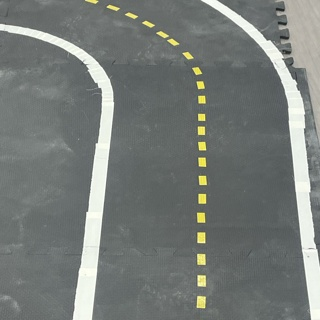
#> input picture raspberryPi/team13_002.jpg, 320 x 320 px
$ python testScript.py
#> lines starting #> are read from the running program, lines starting #| are printed output that depends on the picture; after the words box and inside, x2 and y2 are one past the last pixel; in counts of white or black regions, pixels touching at a corner belong together
import cv2
import numpy as np
import matplotlib.pyplot as plt

# [53 lines left out: functions brighten_yellow_and_white, detect_lane_centroids, draw_best_fit_line, not called in this run]

def process_image(input_path, output_path):
#> called with input_path = 'input.jpg', output_path = 'output.jpg'
    img = cv2.imread(input_path)
    if img is None:
        print("Error: Image not found.")
        return

    img = brighten_yellow_and_white(img, brightness_factor=10)
    yellow_centroids = detect_lane_centroids(img, np.array([15, 100, 100]), np.array([30, 255, 255]), color=(255, 0, 0))  # Yellow
    white_centroids = detect_lane_centroids(img, np.array([0, 0, 200]), np.array([255, 30, 255]), color=(0, 255, 0))  # White

    draw_best_fit_line(img, yellow_centroids, (255, 0, 0))  # Draw yellow lane line
    draw_best_fit_line(img, white_centroids, (0, 255, 0))  # Draw white lane line

    cv2.imwrite(output_path, img)
    cv2.imshow("Processed Image", img)
    cv2.waitKey(0)
    cv2.destroyAllWindows()

# Example usage
process_image("input.jpg", "output.jpg")
import cv2
import numpy as np
import matplotlib.pyplot as plt

def brighten_yellow_and_white(image, brightness_factor=1.5):
    hsv_image = cv2.cvtColor(image, cv2.COLOR_BGR2HSV)
    lower_yellow, upper_yellow = np.array([20, 100, 100]), np.array([40, 255, 255])
    lower_white, upper_white = np.array([0, 0, 200]), np.array([180, 50, 255])

    mask_yellow = cv2.inRange(hsv_image, lower_yellow, upper_yellow)
    mask_white = cv2.inRange(hsv_image, lower_white, upper_white)
    mask = cv2.bitwise_or(mask_yellow, mask_white)

    bgr_image = cv2.cvtColor(hsv_image, cv2.COLOR_HSV2BGR)
    bgr_image = np.where(mask[:, :, None] == 255, np.clip(bgr_image * brightness_factor, 0, 255), bgr_image)
    return np.uint8(bgr_image)

def detect_lane_centroids(img, lower_color, upper_color, color=(255, 0, 0)):
    height, width = img.shape[:2]
    hsv = cv2.cvtColor(img, cv2.COLOR_BGR2HSV)
    mask = cv2.inRange(hsv, lower_color, upper_color)

    roi_points = np.array([
        [0, height], [0, 3*height//4], [width // 2, height // 2],
        [width, 3*height//4], [width, height]
    ], np.int32)

    mask_roi = np.zeros_like(mask)
    cv2.fillPoly(mask_roi, [roi_points], 255)
    mask = cv2.bitwise_and(mask, mask_roi)

    contours, _ = cv2.findContours(mask, cv2.RETR_EXTERNAL, cv2.CHAIN_APPROX_SIMPLE)
    centroid_points = []

    for contour in contours:
        M = cv2.moments(contour)
        if M["m00"] != 0:
            cx, cy = int(M["m10"] / M["m00"]), int(M["m01"] / M["m00"])
            if cv2.pointPolygonTest(roi_points, (cx, cy), False) >= 0:
                centroid_points.append((cx, cy))
                cv2.circle(img, (cx, cy), 5, color, -1)

    return centroid_points

def draw_best_fit_line(img, centroids, color):
    if len(centroids) > 1:
        centroids = np.array(centroids)
        x, y = centroids[:, 0], centroids[:, 1]

        poly_coeff = np.polyfit(x, y, 1)  # Linear fit
        poly_func = np.poly1d(poly_coeff)

        x_vals = np.linspace(min(x), max(x), 100).astype(int)
        y_vals = poly_func(x_vals).astype(int)

        for i in range(len(x_vals) - 1):
            cv2.line(img, (x_vals[i], y_vals[i]), (x_vals[i + 1], y_vals[i + 1]), color, 2)

def process_image(input_path, output_path):
#> called with input_path = 'team13_002.jpg', output_path = 'output.jpg'
    img = cv2.imread(input_path)
#> img is the input picture: shape (320, 320, 3); mean B, G, R 120.1, 123.6, 118.6
    if img is None:
        print("Error: Image not found.")
        return

    img = brighten_yellow_and_white(img, brightness_factor=10)
#> in brighten_yellow_and_white, `hsv_image = cv2.cvtColor(image, cv2.COLOR_BGR2HSV)`: hsv_image: shape (320, 320, 3); mean H, S, V 77.8, 14.7, 123.8
#> in brighten_yellow_and_white, `mask_yellow = cv2.inRange(hsv_image, lower_yellow, upper_yellow)`:
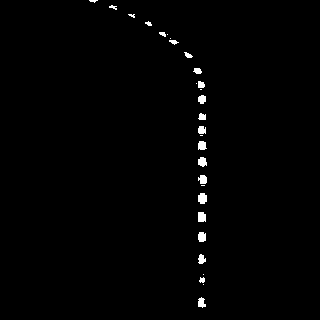
#> mask_yellow: shape (320, 320); 0.97% white; 29 white regions (10 under 20 px), largest, box (x1, y1, x2, y2) and area: (198, 193, 207, 204) 83, (198, 212, 206, 222) 75, (198, 232, 206, 242) 71
#> in brighten_yellow_and_white, `mask_white = cv2.inRange(hsv_image, lower_white, upper_white)`:
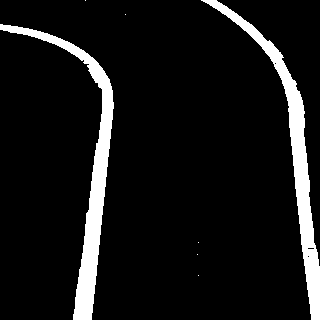
#> mask_white: shape (320, 320); 8.8% white; 7 white regions (5 under 20 px), largest, box (x1, y1, x2, y2) and area: (0, 24, 114, 320) 4645, (201, 0, 320, 320) 4362
#> in brighten_yellow_and_white, `mask = cv2.bitwise_or(mask_yellow, mask_white)`: mask: shape (320, 320); 9.8% white; 35 white regions (14 under 20 px), largest, box (x1, y1, x2, y2) and area: (0, 24, 114, 320) 4645, (201, 0, 320, 320) 4362, (198, 193, 207, 204) 83
#> in brighten_yellow_and_white, `bgr_image = np.where(mask[:, :, None] == 255, np.clip(bgr_image * brig..`:
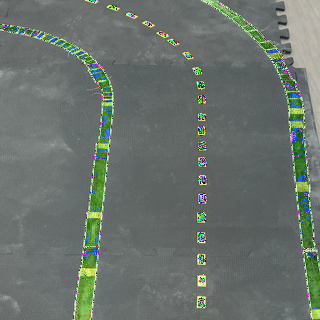
#> bgr_image: shape (320, 320, 3); mean B, G, R 107.8, 113.9, 104.9
    yellow_centroids = detect_lane_centroids(img, np.array([15, 100, 100]), np.array([30, 255, 255]), color=(255, 0, 0))  # Yellow
#> in detect_lane_centroids, `hsv = cv2.cvtColor(img, cv2.COLOR_BGR2HSV)`: hsv: shape (320, 320, 3); mean H, S, V 78.9, 29, 116.7
#> in detect_lane_centroids, `mask = cv2.inRange(hsv, lower_color, upper_color)`:
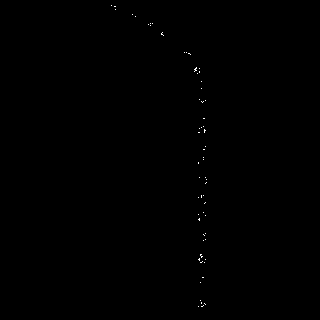
#> mask: shape (320, 320); 0.11% white in thin lines or dots, all inside (x1, y1, x2, y2) = (111, 5, 207, 307)
#> in detect_lane_centroids, `cv2.fillPoly(mask_roi, [roi_points], 255)`:
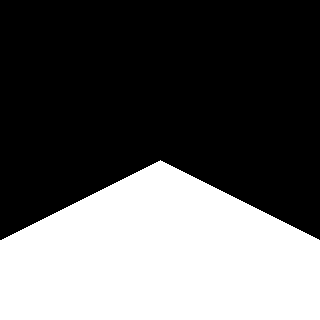
#> mask_roi: shape (320, 320); 37.4% white; 1 white region, box (x1, y1, x2, y2) and area: (0, 160, 320, 320) 38320
#> in detect_lane_centroids, `mask = cv2.bitwise_and(mask, mask_roi)`: mask: shape (320, 320); 0.05% white in thin lines or dots, all inside (x1, y1, x2, y2) = (198, 183, 206, 307)
#> in detect_lane_centroids, `contours, _ = cv2.findContours(mask, cv2.RETR_EXTERNAL, cv2.CHAIN_APPR..`: contours = 25 contours, all with area under 20
#> the loop in detect_lane_centroids, `for contour in contours:` made 25 passes
#> (contour, cx, cy) on passes 11, 17: ([[199, 258], [198, 259], [199, 260]], 198, 259), ([[199, 218], [198, 219], [199, 220]], 198, 219)
#> (cx, cy) on pass 12: (200, 255)
#> after the loop in detect_lane_centroids, `for contour in contours:`:
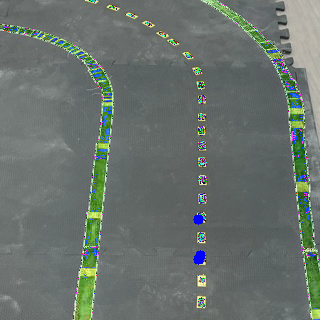
#> img: shape (320, 320, 3); 0.2% of pixels changed, all inside (x1, y1, x2, y2) = (193, 214, 206, 265)
#> after the loop in detect_lane_centroids, `for contour in contours:`: centroid_points = [(198, 259), (200, 255), (198, 219)]
#> yellow_centroids = [(198, 259), (200, 255), (198, 219)]
    white_centroids = detect_lane_centroids(img, np.array([0, 0, 200]), np.array([255, 30, 255]), color=(0, 255, 0))  # White
#> call 2 of detect_lane_centroids, with lower_color = array of shape (3,), upper_color = array of shape (3,), color = (0, 255, 0)
#> in detect_lane_centroids (call 2), `hsv = cv2.cvtColor(img, cv2.COLOR_BGR2HSV)`: hsv: shape (320, 320, 3); mean H, S, V 79.1, 29.3, 116.9
#> in detect_lane_centroids (call 2), `mask = cv2.inRange(hsv, lower_color, upper_color)`:
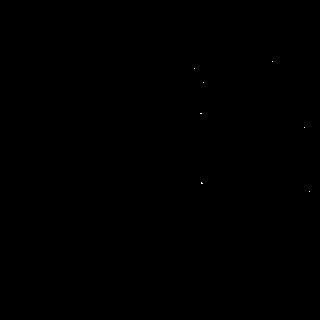
#> mask: shape (320, 320); 0.01% white in thin lines or dots, all inside (x1, y1, x2, y2) = (194, 61, 310, 192)
#> in detect_lane_centroids (call 2), `mask = cv2.bitwise_and(mask, mask_roi)`: mask: shape (320, 320); 0% white in thin lines or dots, all inside (x1, y1, x2, y2) = (201, 182, 203, 184)
#> in detect_lane_centroids (call 2), `contours, _ = cv2.findContours(mask, cv2.RETR_EXTERNAL, cv2.CHAIN_APPR..`: contours = [[[201, 182], [201, 183], [202, 183]]]
#> the loop in detect_lane_centroids (call 2), `for contour in contours:` made 1 pass
#> (contour, cx, cy) on pass 1: ([[201, 182], [201, 183], [202, 183]], 201, 182)
#> after the loop in detect_lane_centroids (call 2), `for contour in contours:`: img: shape (320, 320, 3); 0.08% of pixels changed, all inside (x1, y1, x2, y2) = (196, 177, 207, 188)
#> after the loop in detect_lane_centroids (call 2), `for contour in contours:`: centroid_points = [(201, 182)]
#> white_centroids = [(201, 182)]

    draw_best_fit_line(img, yellow_centroids, (255, 0, 0))  # Draw yellow lane line
#> in draw_best_fit_line, `centroids = np.array(centroids)`: centroids = [[198, 259], [200, 255], [198, 219]]
#> in draw_best_fit_line, `x, y = centroids[:, 0], centroids[:, 1]`: x = [198, 200, 198]; y = [259, 255, 219]
#> in draw_best_fit_line, `poly_coeff = np.polyfit(x, y, 1)`: poly_coeff = [8, -1345]
#> in draw_best_fit_line, `y_vals = poly_func(x_vals).astype(int)`: y_vals = 100 values from 239 to 255
#> after the loop in draw_best_fit_line, `for i in range(len(x_vals) - 1):`: img: shape (320, 320, 3); mean B, G, R 108.1, 113.7, 104.6
    draw_best_fit_line(img, white_centroids, (0, 255, 0))  # Draw white lane line

    cv2.imwrite(output_path, img)
    cv2.imshow("Processed Image", img)
    cv2.waitKey(0)
    cv2.destroyAllWindows()

# Example usage
process_image("team13_002.jpg", "output.jpg")
